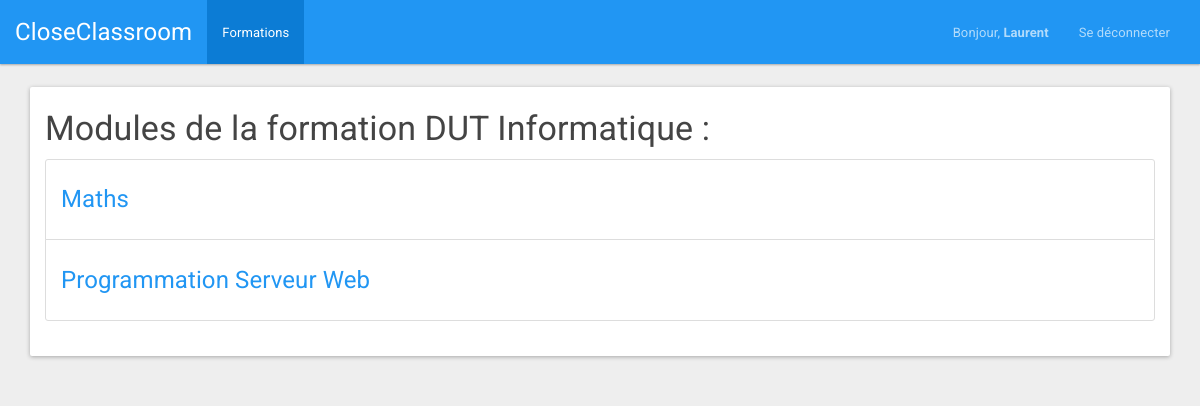
Page /index.php?page=showFormation&idFormation=1 (signed in) on the committed database.
### tables this page shows
CREATE TABLE IF NOT EXISTS `users` (
  `id` int(11) NOT NULL AUTO_INCREMENT,
  `type` varchar(32) NOT NULL,
  `login` varchar(32) NOT NULL,
  `password` varchar(32) NOT NULL,
  `email` varchar(32) NOT NULL,
  `name` varchar(32) NOT NULL,
  `first_name` varchar(32) NOT NULL,
  PRIMARY KEY (`id`),
  UNIQUE KEY `login` (`login`),
  UNIQUE KEY `email` (`email`)
);

CREATE TABLE IF NOT EXISTS `formations` (
  `id` int(11) NOT NULL AUTO_INCREMENT,
  `name` varchar(30) NOT NULL,
  `description` varchar(255) NOT NULL,
  PRIMARY KEY (`id`)
);

CREATE TABLE IF NOT EXISTS `modules` (
  `id` int(11) NOT NULL AUTO_INCREMENT,
  `name` varchar(30) NOT NULL,
  PRIMARY KEY (`id`)
);

### bddManager/UserDAO.php (called while the page is built, shortened)
<?php
class UserDAO
{
    public function getInfoUser($idUser)
    {
        try {
            $resultat = mysqli_query($_SESSION['bdd'], "SELECT id, login, email, password, type, name, first_name FROM users WHERE `id`= '" . $idUser . "'");
            if (mysqli_num_rows($resultat) != '0') {
                $tab[0] = mysqli_fetch_assoc($resultat);
                return $tab[0];
            } else {
                return;
            }
        }
        catch (Exception $e) {
            $_SESSION['error'] = 'Erreur requete BDD';
            $_SESSION['display_msg_error'] = true;
        }
    }
}

### bddManager/FormationDAO.php (called while the page is built, shortened)
<?php
class FormationDAO
{
    public function getNameAndDescriptionFormation($idFormation)
    {
        try {
            $resultat = mysqli_query($_SESSION['bdd'], "SELECT name, description FROM formations WHERE `id`= '" . $idFormation . "'");
            if (mysqli_num_rows($resultat) != '0') {
                $tab[0] = mysqli_fetch_assoc($resultat);
                return $tab[0];
            } else {
                return;
            }
        }
        catch (Exception $e) {
            $_SESSION['error'] = 'Erreur requete BDD';
            $_SESSION['display_msg_error'] = true;
        }
    }
}

### bddManager/ModuleDAO.php (called while the page is built, shortened)
<?php
class ModuleDAO
{
    public function getModulesByFormation($idFormation)
    {
        try {
            $resultat = mysqli_query($_SESSION['bdd'], "SELECT * from modules WHERE id IN (SELECT id_module from assomoduleformation where id_formation = '" . $idFormation . "');");
            if (mysqli_num_rows($resultat) != '0') {
                $tab[0] = mysqli_fetch_assoc($resultat);
                if (mysqli_num_rows($resultat) > '0') {
                    for ($i = 1; $i < mysqli_num_rows($resultat); $i++) {
                        array_push($tab, mysqli_fetch_assoc($resultat));
                    }
                }
                return $tab;
            } else {
                return false;
            }
        }
        catch (Exception $e) {
            $_SESSION['error'] = 'Erreur requete BDD';
            $_SESSION['display_msg_error'] = true;
        }
    }
}

### views/ModuleView.class.php (the view, shortened to what this page needs)
<?php
class ModuleView
{
	public function getViewTop($nameFormation)
	{
		return '
		<script>document.getElementById("tabFormation").className = "active";</script>
		<div class="container">
			<div class="panel panel-default">
				<div class="panel-body" style="padding-top: 0px;">
					<h3>Modules de la formation '.utf8_encode($nameFormation).' :</h3>
					<div class="list-group">';
					}
					public function getViewBottom()
					{
						return '
					</div>
				</div>
			</div>
		</div>
		';
	}
	public function getView($mesModules, $typeUser, $nameFormation)
	{
		$view = ''.$this->getViewTop($nameFormation).$this->getListe($mesModules, $typeUser).$this->getViewBottom();
		return $view;
	}
	public function getListe($mesModules, $typeUser)
	{
		if ($typeUser == 'Admin') {
			$view = '<a style="margin-bottom: 20px;" href="index.php?page=createModule" class="btn btn-info"><span class="fa fa-plus"></span> Créer un module</a>';
		} else {
			$view = '';
		}
		if (!$mesModules) {
			$view = $view.'<div class="panel panel-info" style="margin-top: 20px;">
			<div class="panel-heading">
				<h3 class="panel-title">Aucun module</h3>
			</div>
			<div class="panel-body">
				Il n\'y a aucun module dans la base de données !</div>
			</div>';
		} else {
			foreach ($mesModules as &$module) {
				$modif = '';
			$view = $view.'<div class="list-group-item">'.$modif.'
			<h4><a href="index.php?page=showModule&idModule='.$module['id'].'">'.utf8_encode($module['name']).'</a></h4>
		</div>';
	}
}
return $view;
}
}

### views/NavBarView.class.php (shortened to what this page needs)
<?php
class navBarView
{
	public function getViewLogged($firstNameUser, $typeUser)
	{
		if ($typeUser == 'Admin') {
			$view = '<nav class="navbar navbar-inverse">
			<div class="container-fluid">
				<div class="navbar-header">
					<button type="button" class="navbar-toggle collapsed" data-toggle="collapse" data-target="#bs-example-navbar-collapse-2">
						<span class="sr-only">Toggle navigation</span>
						<span class="icon-bar"></span>
						<span class="icon-bar"></span>
						<span class="icon-bar"></span>
					</button>
					<a class="navbar-brand" href="index.php">CloseClassroom</a>
				</div>
				<div class="collapse navbar-collapse" id="bs-example-navbar-collapse-2">
					<ul class="nav navbar-nav">
						<li id="tabUser"><a href="index.php?page=user">Administration Utilisateurs</a></li>
						<li id="tabFormation"><a href="index.php?page=formation">Formations</a></li>
					</ul>
					<ul class="nav navbar-nav navbar-right">
						<li><a href="index.php" style="font-size: 13px;"> Bonjour, <strong>'.utf8_encode($firstNameUser).'</strong> </a>
							<li><a href="index.php?page=logout">Se déconnecter</a></li>
						</ul>
					</div>
				</div>
			</nav>';
		}
		else {
			$view = '<nav class="navbar navbar-inverse">
			<div class="container-fluid">
				<div class="navbar-header">
					<button type="button" class="navbar-toggle collapsed" data-toggle="collapse" data-target="#bs-example-navbar-collapse-2">
						<span class="sr-only">Toggle navigation</span>
						<span class="icon-bar"></span>
						<span class="icon-bar"></span>
						<span class="icon-bar"></span>
					</button>
					<a class="navbar-brand" href="index.php">CloseClassroom</a>
				</div>
				<div class="collapse navbar-collapse" id="bs-example-navbar-collapse-2">
					<ul class="nav navbar-nav">
						<li id="tabFormation"><a href="index.php?page=formation">Formations</a></li>
					</ul>
					<ul class="nav navbar-nav navbar-right">
						<li><a href="index.php" style="font-size: 13px;"> Bonjour, <strong>'.utf8_encode($firstNameUser).'</strong> </a>
							<li><a href="index.php?page=logout">Se déconnecter</a></li>
						</ul>
					</div>
				</div>
			</nav>';
		}
		return $view;
	}
}

### rows in the picture
users: first_name "Laurent"
formations: name "DUT Informatique"
modules: name "Maths"
modules: name "Programmation Serveur Web"
